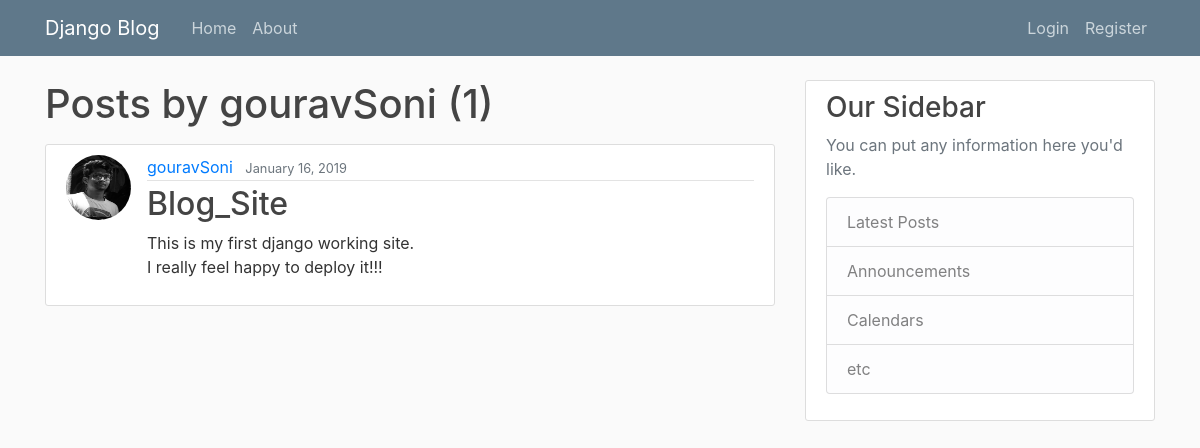
The page /user/gouravSoni/ on the database its author committed.
### blog/models.py (models this page shows, shortened)
class Post(models.Model):
	title = models.CharField(max_length=100)
	content = models.TextField()
	date_posted = models.DateTimeField(default=timezone.now)
	author = models.ForeignKey(User, on_delete=models.CASCADE)

### users/models.py (models this page shows, shortened)
class Profile(models.Model):
    user = models.OneToOneField(User, on_delete=models.CASCADE)
    image = models.ImageField(default="default.jpg",upload_to='profile_pics')

### blog/views.py (the view)
# urls.py: path('user/<str:username>/',UserPostListView.as_view(),name="user-posts"),
class UserPostListView(ListView):
	model = Post
	template_name = 'blog/users_posts.html'
	context_object_name = 'posts'
	paginate_by = 5
	def get_queryset(self):
		user = get_object_or_404(User, username=self.kwargs.get('username'))
		return Post.objects.filter(author=user).order_by('-date_posted')

### blog/templates/blog/users_posts.html (shortened to what this page needs)
{% extends "blog/base.html" %}
{% block content %}
<h1 class="mb-3">Posts by {{view.kwargs.username }} ({{ page_obj.paginator.count }})</h1>
	{%for post in posts%}
<article class="media content-section">
	<img class="rounded-circle article-img" src="{{ post.author.profile.image.url }}">
	<div class="media-body">
		<div class="article-metadata">
			<a class="mr-2" href="{% url 'user-posts' post.author.username %}">{{ post.author }}</a>
			<small class="text-muted">{{post.date_posted|date:"F d, Y" }}</small>
		</div>
		<h2><a class="article-title" href="{% url 'post-detail' post.id %}"> {{ post.title }}</a> </h2>
		<p class="article-content">{{ post.content }}</p>
	</div>
</article>
	{%endfor%}
{% endblock content %}

### blog/static/blog/main.css (style rules this page uses)
body { background: #fafafa; color: #333333; margin-top: 5rem; }
h1, h2, h3, h4, h5, h6 { color: #444444; }
.content-section { background: #ffffff; padding: 10px 20px; border: 1px solid #dddddd; border-radius: 3px; margin-bottom: 20px; }
.article-title { color: #444444; }
.article-content { white-space: pre-line; }
.article-img { height: 65px; width: 65px; margin-right: 16px; }
.article-metadata { padding-bottom: 1px; margin-bottom: 4px; border-bottom: 1px solid #e3e3e3 }

### rows shown on the page
Post: author.profile.image (picture), author "gouravSoni", date_posted "January 16, 2019", title "Blog_Site", content "This is my first django working site. I really feel happy to deploy it!!!"

### other values the page prints
{{ view.kwargs.username }} "gouravSoni"
{{ page_obj.paginator.count }} "1"
